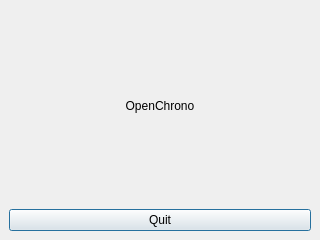
<ui version="4.0" >
 <class>frmAbout</class>
 <widget class="QDialog" name="frmAbout" >
  <property name="geometry" >
   <rect>
    <x>0</x>
    <y>0</y>
    <width>320</width>
    <height>240</height>
   </rect>
  </property>
  <property name="windowTitle" >
   <string>About</string>
  </property>
  <layout class="QVBoxLayout" >
   <property name="spacing" >
    <number>6</number>
   </property>
   <property name="leftMargin" >
    <number>9</number>
   </property>
   <property name="topMargin" >
    <number>9</number>
   </property>
   <property name="rightMargin" >
    <number>9</number>
   </property>
   <property name="bottomMargin" >
    <number>9</number>
   </property>
   <item>
    <widget class="QLabel" name="label" >
     <property name="text" >
      <string>OpenChrono</string>
     </property>
     <property name="textFormat" >
      <enum>Qt::AutoText</enum>
     </property>
     <property name="scaledContents" >
      <bool>false</bool>
     </property>
     <property name="alignment" >
      <set>Qt::AlignCenter</set>
     </property>
     <property name="wordWrap" >
      <bool>true</bool>
     </property>
    </widget>
   </item>
   <item>
    <widget class="QPushButton" name="quit" >
     <property name="text" >
      <string>Quit</string>
     </property>
     <property name="autoDefault" >
      <bool>true</bool>
     </property>
     <property name="default" >
      <bool>true</bool>
     </property>
    </widget>
   </item>
  </layout>
 </widget>
 <resources/>
 <connections/>
</ui>
